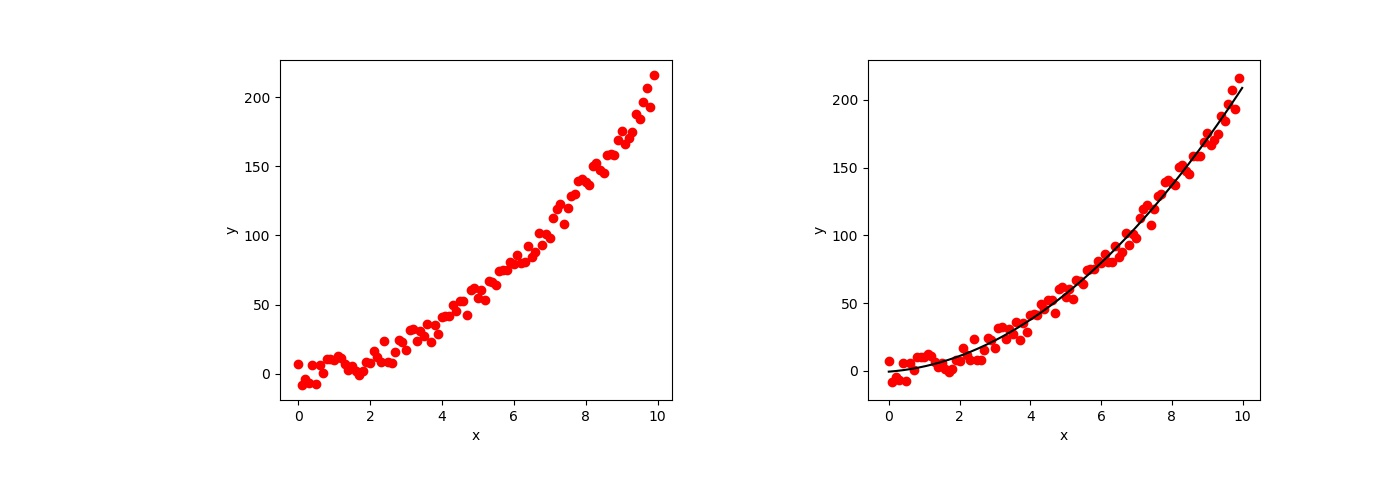

The Python source for this figure:
import numpy as np
import matplotlib.pyplot as plt

def pol2(x, a, b, c):
    return a*x**2 + b*x + c


def generate_data():
    rand = np.random.rand(100)
    rand = (2 * rand - 1) * 10
    x = np.arange(0, 10, 0.1)
    y = pol2(x, 2, 1, 0.1) + rand
    return x, y


def plot(params):
    fig, (ax1, ax2) = plt.subplots(ncols=2, figsize=(16, 6))
    fig.subplots_adjust(wspace=0.5, hspace=0.2)

    ax1.scatter(x, y, color='red')
    ax1.set_xlabel('x')
    ax1.set_ylabel('y')

    x1 = np.arange(0, 10, 0.01)
    func = pol2(x1, params[0], params[1], params[2])
    ax2.plot(x1, func, color='black')
    ax2.scatter(x, y, color='red')
    ax2.set_xlabel('x')
    ax2.set_ylabel('y')

    plt.savefig('poly.jpg')
    plt.show()


if __name__ == '__main__':
    x, y = generate_data()
    params = np.polyfit(x, y, 2)
    plot(params)


